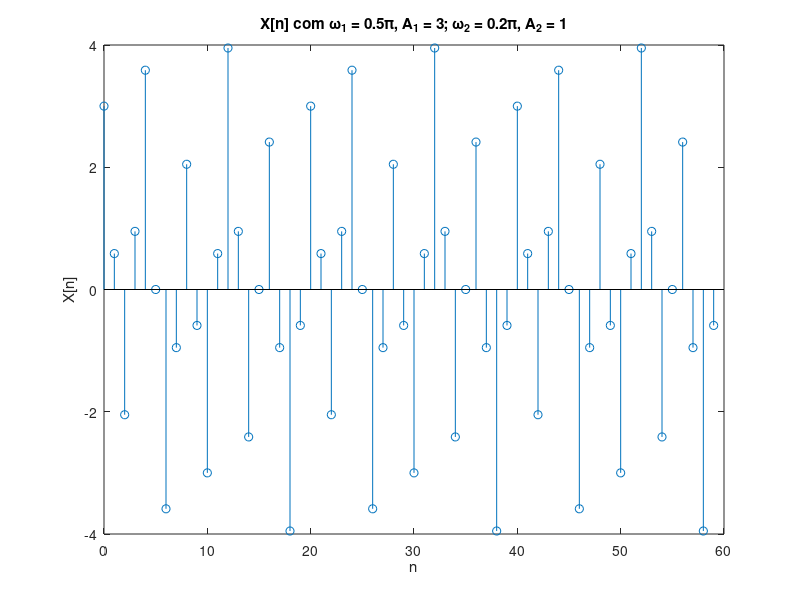
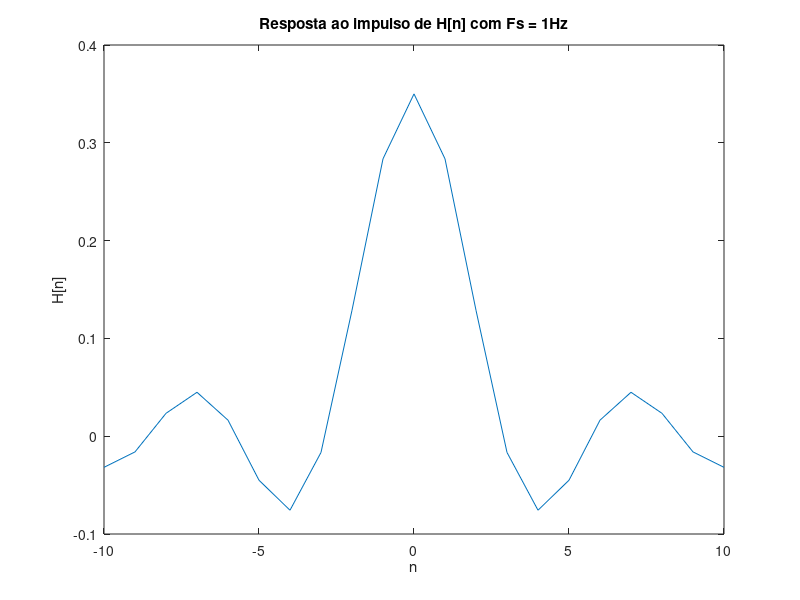
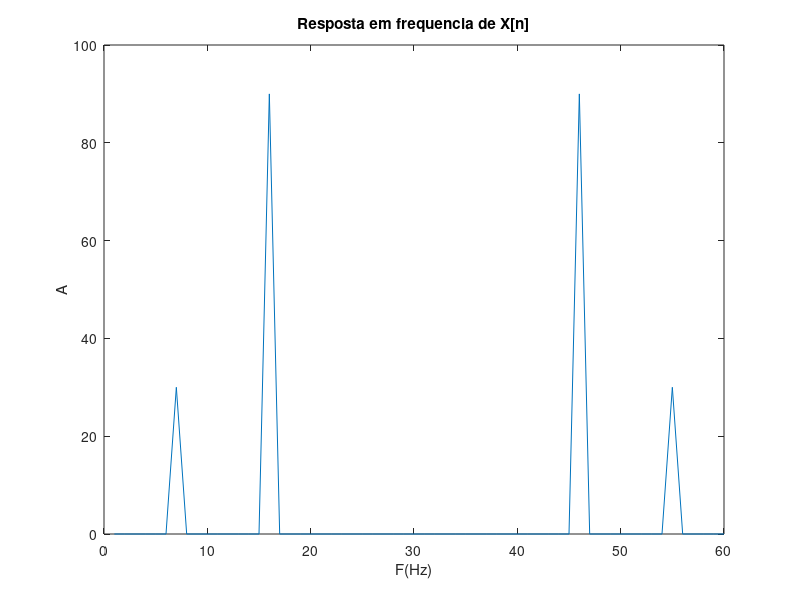
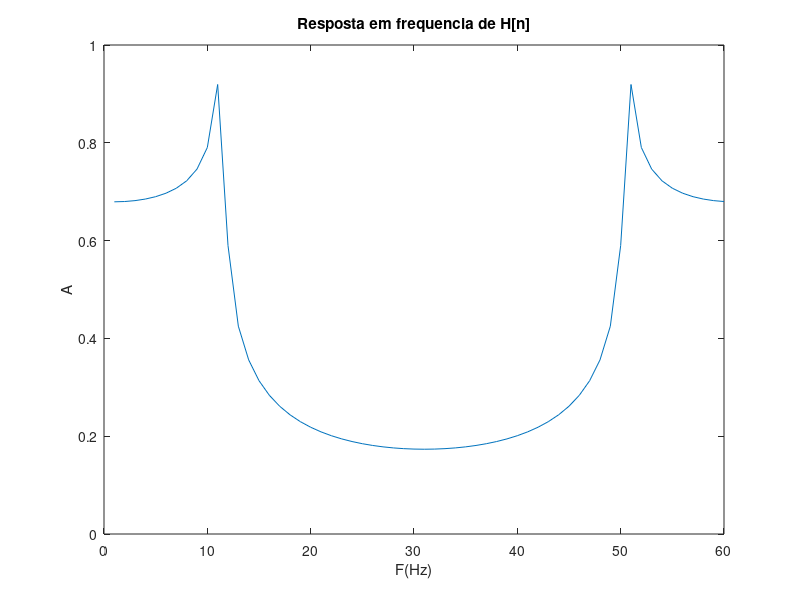

These figures' MATLAB source, in order:
clc;
clear;

%% Função %%
% Paramentros de entrada
Fs = 1;  % Frequencia de amostragem
cicles = 3;  % Quantidade de ciclos
A1 = 3;  % Amplitude sinal 1
W1 = pi/2;  % Frequencia angular sinal 2
A2 = 1;  % Amplitude sinal 2
W2 = pi/5;  % Frequencia angular sinal 1

% Calculando período
T1 = 2*pi/W1;
T2 = 2*pi/W2;
T = lcm(T1, T2);    % MMC dos dois períodos

% Fazendo vetor de amostras
n = 0:1/Fs:(T*cicles)-1;

% Calculando valores da funcao para cada amostra
Xn = A1*cos(n*W1) + A2*sin(n*W2);

% Plotando
figure;
colorstring = 'kbgry';
stem(n, Xn);
title(['X[n] com \omega_1 = ', num2str(W1/pi), '\pi, A_1 = ', num2str(A1), ...
    '; \omega_2 = ', num2str(W2/pi), '\pi, A_2 = ', num2str(A2)]);
xlabel('n'); ylabel('X[n]');

%% Filtro %%
Wc = 7*pi/20;  % Frequencia de corte
W = 10;  % Tamanho da janela

% Fazendo vetor de amostras da janela do filtro
n_Hn = -1*W:1/Fs:W;

% Calculando valores do filtro para cada amostra
Hn = Wc/pi*sinc(Wc*n_Hn/pi);

% Resposta ao impulso do filtro
figure;
plot(n_Hn, Hn);
title(['Resposta ao impulso de H[n] com Fs = ', num2str(Fs), 'Hz']);
xlabel('n'); ylabel('H[n]');

% Encontrando sinal filtrado teórico
figure;
plot(abs(fft(Xn)));
title('Resposta em frequencia de X[n]');
xlabel('F(Hz)'); ylabel('A');
figure;
plot(abs(fft(Wc/pi*sinc(Wc*n/pi))));
title('Resposta em frequencia de H[n]');
xlabel('F(Hz)'); ylabel('A');
% O sinal filtrado terá apenas a componente de menor frequncia
if W1 < W2
    Xn_ideal = A1*cos(n*W1);
else
    Xn_ideal = A2*sin(n*W2);
end

%% Comparando sinais %%

% Comparaçao sinal original/filtrado teórico
figure;
subplot(2, 1, 1);
plot(n, Xn);
hold on;
plot(n, Xn_ideal);
title('Comparaçao sinal original e filtrado teórico');
xlabel('n'); ylabel('X[n]');
legend('Original', 'Filtrado teórico')

% Comparaçao sinal filtrado teorico/filtrado convoluçao
XnHn = conv(Xn, Hn, 'same');
subplot(2, 1, 2);
plot(n, Xn_ideal);
hold on;
plot(n, XnHn);
title('Comparaçao sinal filtrado teórico e filtrado');
xlabel('n'); ylabel('X[n]');
legend('Filtrado teórico', 'Filtrado')
